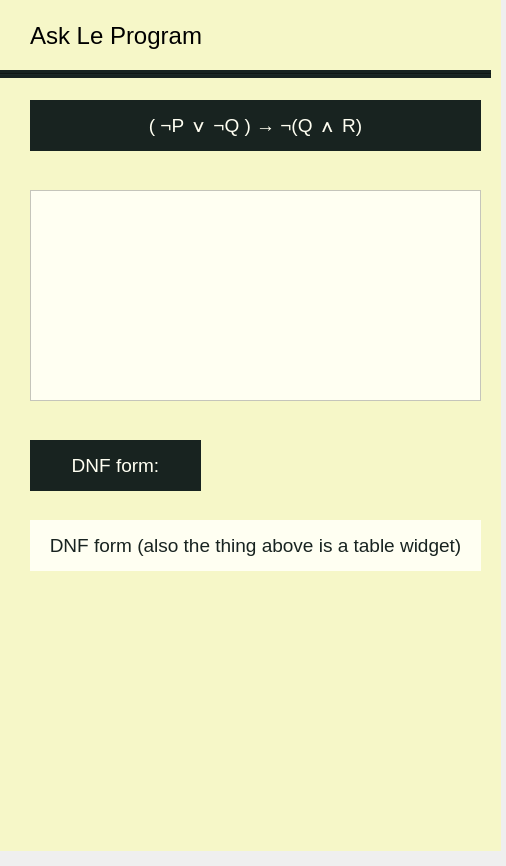
<?xml version="1.0" encoding="UTF-8"?>
<ui version="4.0">
 <class>Form</class>
 <widget class="QWidget" name="Form">
  <property name="geometry">
   <rect>
    <x>0</x>
    <y>0</y>
    <width>506</width>
    <height>866</height>
   </rect>
  </property>
  <property name="windowTitle">
   <string>Form</string>
  </property>
  <widget class="QWidget" name="askLepWidget" native="true">
   <property name="geometry">
    <rect>
     <x>0</x>
     <y>0</y>
     <width>501</width>
     <height>851</height>
    </rect>
   </property>
   <property name="styleSheet">
    <string notr="true">background-color: rgb(246, 247, 200);</string>
   </property>
   <widget class="QLabel" name="askLeProgramLabel">
    <property name="geometry">
     <rect>
      <x>30</x>
      <y>10</y>
      <width>241</width>
      <height>51</height>
     </rect>
    </property>
    <property name="font">
     <font>
      <pointsize>18</pointsize>
     </font>
    </property>
    <property name="text">
     <string>Ask Le Program</string>
    </property>
   </widget>
   <widget class="Line" name="blackLine">
    <property name="geometry">
     <rect>
      <x>0</x>
      <y>70</y>
      <width>491</width>
      <height>8</height>
     </rect>
    </property>
    <property name="styleSheet">
     <string notr="true">background-color: rgb(24, 35, 32);</string>
    </property>
    <property name="orientation">
     <enum>Qt::Horizontal</enum>
    </property>
   </widget>
   <widget class="QLabel" name="logicalExpressionLabel">
    <property name="geometry">
     <rect>
      <x>30</x>
      <y>100</y>
      <width>451</width>
      <height>51</height>
     </rect>
    </property>
    <property name="font">
     <font>
      <pointsize>14</pointsize>
     </font>
    </property>
    <property name="styleSheet">
     <string notr="true">background-color: rgb(24, 35, 32);
color: rgb(255, 255, 242);</string>
    </property>
    <property name="text">
     <string>( ¬P ∨ ¬Q ) → ¬(Q ∧ R)</string>
    </property>
    <property name="alignment">
     <set>Qt::AlignCenter</set>
    </property>
   </widget>
   <widget class="QTableWidget" name="truthTableWidget">
    <property name="geometry">
     <rect>
      <x>30</x>
      <y>190</y>
      <width>451</width>
      <height>211</height>
     </rect>
    </property>
    <property name="baseSize">
     <size>
      <width>0</width>
      <height>0</height>
     </size>
    </property>
    <property name="whatsThis">
     <string>Truth Table</string>
    </property>
    <property name="styleSheet">
     <string notr="true">background-color: rgb(255, 255, 242);</string>
    </property>
    <property name="lineWidth">
     <number>-3</number>
    </property>
   </widget>
   <widget class="QLabel" name="dnfFormTitleLabel">
    <property name="geometry">
     <rect>
      <x>30</x>
      <y>440</y>
      <width>171</width>
      <height>51</height>
     </rect>
    </property>
    <property name="font">
     <font>
      <pointsize>14</pointsize>
     </font>
    </property>
    <property name="styleSheet">
     <string notr="true">background-color: rgb(24, 35, 32);
color: rgb(255, 255, 242);</string>
    </property>
    <property name="text">
     <string>DNF form:</string>
    </property>
    <property name="alignment">
     <set>Qt::AlignCenter</set>
    </property>
   </widget>
   <widget class="QLabel" name="dnfExpressionLabel">
    <property name="geometry">
     <rect>
      <x>30</x>
      <y>520</y>
      <width>451</width>
      <height>51</height>
     </rect>
    </property>
    <property name="font">
     <font>
      <pointsize>14</pointsize>
     </font>
    </property>
    <property name="styleSheet">
     <string notr="true">color: rgb(24, 35, 32);
background-color: rgb(255, 255, 242);</string>
    </property>
    <property name="text">
     <string>DNF form (also the thing above is a table widget)</string>
    </property>
    <property name="alignment">
     <set>Qt::AlignCenter</set>
    </property>
   </widget>
  </widget>
 </widget>
 <resources/>
 <connections/>
</ui>
